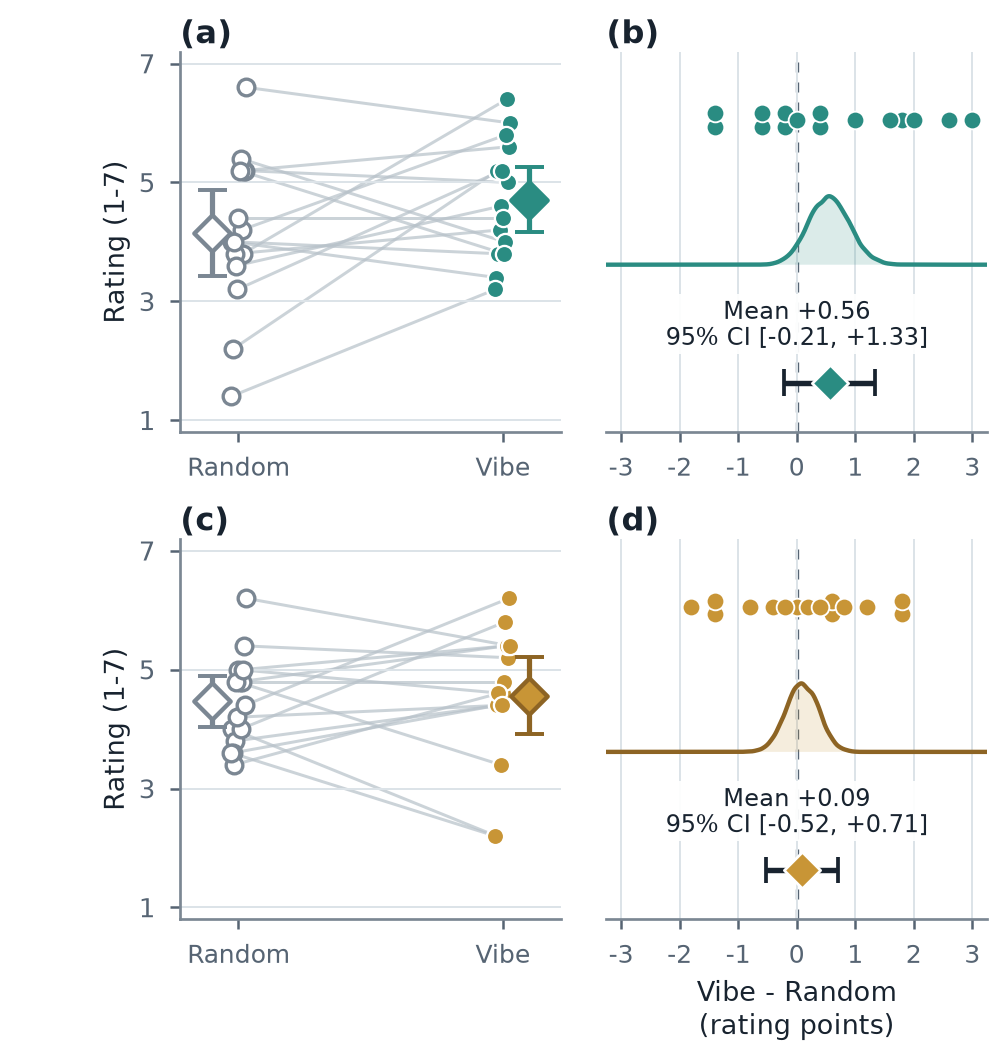

This figure's Python source:
#!/usr/bin/env python3
"""Create Figure 3: participant-level paired estimation plots.

Chart contract
--------------
Question:
    How did participant/session ratings change from Random to Vibe, and how
    uncertain is the mean paired change?
Takeaway:
    Mood fit moves in a positive but heterogeneous direction; liking remains
    near zero. Both reported 95% confidence intervals cross zero.
Form:
    Native single-column 2x2 display with four physically square panels. Each
    outcome combines a connected-pairs panel with a separate estimation panel
    containing individual differences, a deterministic bootstrap distribution
    of the mean, and the reported t-based 95% confidence interval.
Data:
    Fifteen published participant/session means plus the supplied inferential
    summary. No trial-level values are reconstructed.
Surface:
    Compact ACM single-column figure, exported as vector PDF and 300 dpi PNG.
"""

from __future__ import annotations

import csv
from dataclasses import dataclass
from pathlib import Path

import matplotlib as mpl

mpl.use("Agg")

import matplotlib.pyplot as plt
import numpy as np
from matplotlib.gridspec import GridSpec

from paper_palette import CONNECTOR, GOLD, GOLD_DARK, GRID, INK, MID, MUTED, TEAL


NEUTRAL = MID
MOOD = TEAL
LIKING = GOLD

OUTPUT_DIR = Path(__file__).resolve().parent
RESULTS_DIR = OUTPUT_DIR.parent / "results"
PARTICIPANT_PATH = RESULTS_DIR / "participant_means.csv"
SUMMARY_PATH = RESULTS_DIR / "pilot_summary.csv"
PDF_PATH = OUTPUT_DIR / "fig3_pilot_evidence.pdf"
PNG_PATH = OUTPUT_DIR / "fig3_pilot_evidence.png"


@dataclass(frozen=True)
class OutcomeSpec:
    label: str
    random_field: str
    vibe_field: str
    color: str
    stroke_color: str
    seed: int


@dataclass(frozen=True)
class Summary:
    outcome: str
    n: int
    vibe_mean: float
    random_mean: float
    difference: float
    ci_low: float
    ci_high: float
    p_t: float
    p_w: float


OUTCOMES = (
    OutcomeSpec(
        label="Mood fit",
        random_field="mood_fit_random",
        vibe_field="mood_fit_vibe",
        color=MOOD,
        stroke_color=MOOD,
        seed=20260713,
    ),
    OutcomeSpec(
        label="Liking",
        random_field="liking_random",
        vibe_field="liking_vibe",
        color=LIKING,
        stroke_color=GOLD_DARK,
        seed=20260714,
    ),
)


def _configure_style() -> None:
    mpl.rcParams.update(
        {
            "font.family": "DejaVu Sans",
            "font.size": 6.6,
            "axes.labelsize": 6.6,
            "axes.titlesize": 7.6,
            "xtick.labelsize": 6.0,
            "ytick.labelsize": 6.2,
            "axes.unicode_minus": False,
            "pdf.fonttype": 42,
            "ps.fonttype": 42,
            "savefig.facecolor": "white",
            "figure.facecolor": "white",
        }
    )


def _load_participants() -> list[dict[str, str]]:
    with PARTICIPANT_PATH.open(newline="", encoding="utf-8") as source_file:
        rows = list(csv.DictReader(source_file))
    if len(rows) != 15:
        raise ValueError(f"Expected 15 participant/session rows, found {len(rows)}.")
    identifiers = [row["participant"] for row in rows]
    if len(set(identifiers)) != len(identifiers):
        raise ValueError("Participant/session analysis identifiers must be unique.")
    for row in rows:
        for outcome in OUTCOMES:
            for field in (outcome.random_field, outcome.vibe_field):
                value = float(row[field])
                if not 1.0 <= value <= 7.0:
                    raise ValueError(f"{field} for {row['participant']} is outside 1-7.")
    return rows


def _load_summaries() -> dict[str, Summary]:
    with SUMMARY_PATH.open(newline="", encoding="utf-8") as source_file:
        rows = list(csv.DictReader(source_file))
    summaries = {
        row["outcome"]: Summary(
            outcome=row["outcome"],
            n=int(row["n"]),
            vibe_mean=float(row["vibe_mean"]),
            random_mean=float(row["random_mean"]),
            difference=float(row["difference"]),
            ci_low=float(row["ci_low"]),
            ci_high=float(row["ci_high"]),
            p_t=float(row["p_t_one_sided"]),
            p_w=float(row["p_w_one_sided"]),
        )
        for row in rows
    }
    if set(summaries) != {outcome.label for outcome in OUTCOMES}:
        raise ValueError("Pilot summary outcomes do not match the figure specification.")
    return summaries


def _values(
    rows: list[dict[str, str]], outcome: OutcomeSpec
) -> tuple[np.ndarray, np.ndarray, np.ndarray]:
    random_values = np.array(
        [float(row[outcome.random_field]) for row in rows], dtype=float
    )
    vibe_values = np.array(
        [float(row[outcome.vibe_field]) for row in rows], dtype=float
    )
    differences = np.round(vibe_values - random_values, decimals=10)
    return random_values, vibe_values, differences


def _validate_summary(
    random_values: np.ndarray,
    vibe_values: np.ndarray,
    differences: np.ndarray,
    summary: Summary,
) -> None:
    checks = (
        (len(differences), summary.n, 0.0, "sample size"),
        (float(vibe_values.mean()), summary.vibe_mean, 0.006, "Vibe mean"),
        (float(random_values.mean()), summary.random_mean, 0.006, "Random mean"),
        (float(differences.mean()), summary.difference, 0.006, "paired mean"),
    )
    for observed, reported, tolerance, label in checks:
        if abs(observed - reported) > tolerance:
            raise ValueError(
                f"{summary.outcome} {label} does not match: "
                f"{observed:.4f} versus {reported:.4f}."
            )
    if not summary.ci_low <= summary.difference <= summary.ci_high:
        raise ValueError(f"Invalid reported interval for {summary.outcome}.")


def _bootstrap_means(differences: np.ndarray, seed: int) -> np.ndarray:
    rng = np.random.default_rng(seed)
    draws = rng.choice(
        differences,
        size=(20_000, differences.size),
        replace=True,
    )
    return draws.mean(axis=1)


def _kde(values: np.ndarray, grid: np.ndarray) -> np.ndarray:
    standard_deviation = float(values.std(ddof=1))
    bandwidth = max(
        1.06 * standard_deviation * values.size ** (-1.0 / 5.0),
        0.035,
    )
    offsets = (grid[:, None] - values[None, :]) / bandwidth
    density = np.exp(-0.5 * offsets**2).mean(axis=1)
    density /= bandwidth * np.sqrt(2.0 * np.pi)
    return density


def _mean_ci(values: np.ndarray) -> tuple[float, float, float]:
    # Two-sided 95% t critical value for df=14.
    critical = 2.1447866879178
    mean = float(values.mean())
    half_width = critical * float(values.std(ddof=1)) / np.sqrt(values.size)
    return mean, mean - half_width, mean + half_width


def _style_rating_axis(axis: mpl.axes.Axes) -> None:
    axis.set_xlim(-0.22, 1.22)
    axis.set_ylim(0.8, 7.2)
    axis.set_yticks((1, 3, 5, 7))
    axis.set_ylabel("Rating (1-7)", color=INK, labelpad=2)
    axis.set_box_aspect(1)
    axis.grid(axis="y", color=GRID, linewidth=0.48, zorder=0)
    for spine in ("right", "top"):
        axis.spines[spine].set_visible(False)
    axis.spines["left"].set_color(NEUTRAL)
    axis.spines["bottom"].set_color(NEUTRAL)
    axis.spines["left"].set_linewidth(0.65)
    axis.spines["bottom"].set_linewidth(0.65)
    axis.tick_params(colors=MUTED, length=2.4, width=0.6)


def _plot_pairs(
    axis: mpl.axes.Axes,
    panel_letter: str,
    outcome: OutcomeSpec,
    random_values: np.ndarray,
    vibe_values: np.ndarray,
    summary: Summary,
) -> None:
    _style_rating_axis(axis)
    order = np.argsort(random_values + vibe_values)
    offsets = np.zeros(random_values.size)
    offsets[order] = np.linspace(-0.028, 0.028, random_values.size)

    for index, offset in enumerate(offsets):
        axis.plot(
            (0.0 + offset, 1.0 + offset),
            (random_values[index], vibe_values[index]),
            color=CONNECTOR,
            linewidth=0.72,
            alpha=0.72,
            zorder=1,
        )
    axis.scatter(
        offsets,
        random_values,
        s=16,
        facecolor="white",
        edgecolor=NEUTRAL,
        linewidth=0.8,
        zorder=2,
    )
    axis.scatter(
        1.0 + offsets,
        vibe_values,
        s=17,
        facecolor=outcome.color,
        edgecolor="white",
        linewidth=0.55,
        zorder=3,
    )

    random_mean, random_low, random_high = _mean_ci(random_values)
    vibe_mean, vibe_low, vibe_high = _mean_ci(vibe_values)
    for x_value, mean, low, high, facecolor, edgecolor in (
        (-0.10, random_mean, random_low, random_high, "white", NEUTRAL),
        (
            1.10,
            vibe_mean,
            vibe_low,
            vibe_high,
            outcome.color,
            outcome.stroke_color,
        ),
    ):
        axis.vlines(
            x_value,
            low,
            high,
            color=edgecolor,
            linewidth=1.25,
            zorder=4,
        )
        axis.hlines(
            (low, high),
            x_value - 0.055,
            x_value + 0.055,
            color=edgecolor,
            linewidth=0.95,
            zorder=4,
        )
        axis.scatter(
            x_value,
            mean,
            s=38,
            marker="D",
            facecolor=facecolor,
            edgecolor=edgecolor,
            linewidth=1.05,
            zorder=5,
        )

    axis.set_title(
        panel_letter,
        loc="left",
        pad=2,
        color=INK,
        fontweight="bold",
    )
    axis.set_xticks(
        (0.0, 1.0),
        (
            "Random",
            "Vibe",
        ),
    )


def _stacked_y(values: np.ndarray) -> np.ndarray:
    rounded = np.round(values, decimals=8)
    y_values = np.full(values.size, 0.82)
    for unique_value in np.unique(rounded):
        indices = np.flatnonzero(rounded == unique_value)
        if indices.size == 1:
            continue
        offsets = (np.arange(indices.size) - (indices.size - 1) / 2.0) * 0.035
        y_values[indices] += offsets
    return y_values


def _style_difference_axis(
    axis: mpl.axes.Axes,
    *,
    show_xlabel: bool,
) -> None:
    axis.set_xlim(-3.25, 3.25)
    axis.set_ylim(0.0, 1.0)
    axis.set_xticks((-3, -2, -1, 0, 1, 2, 3))
    axis.set_yticks([])
    if show_xlabel:
        axis.set_xlabel("Vibe - Random\n(rating points)", color=INK, labelpad=2)
    axis.set_box_aspect(1)
    axis.grid(axis="x", color=GRID, linewidth=0.48, zorder=0)
    axis.axvline(
        0.0,
        color=MUTED,
        linewidth=0.8,
        linestyle=(0, (3, 3)),
        zorder=1,
    )
    for spine in ("left", "right", "top"):
        axis.spines[spine].set_visible(False)
    axis.spines["bottom"].set_color(NEUTRAL)
    axis.spines["bottom"].set_linewidth(0.65)
    axis.tick_params(axis="x", colors=MUTED, length=2.4, width=0.6)


def _plot_differences(
    axis: mpl.axes.Axes,
    panel_letter: str,
    outcome: OutcomeSpec,
    differences: np.ndarray,
    summary: Summary,
    *,
    show_xlabel: bool,
) -> None:
    _style_difference_axis(axis, show_xlabel=show_xlabel)
    bootstrap_means = _bootstrap_means(differences, outcome.seed)
    grid = np.linspace(-3.25, 3.25, 500)
    density = _kde(bootstrap_means, grid)
    density /= density.max()

    density_base = 0.44
    density_height = 0.18
    axis.fill_between(
        grid,
        density_base,
        density_base + density_height * density,
        facecolor=outcome.color,
        alpha=0.17,
        edgecolor="none",
        zorder=2,
    )
    axis.plot(
        grid,
        density_base + density_height * density,
        color=outcome.stroke_color,
        linewidth=1.05,
        zorder=3,
    )

    axis.scatter(
        differences,
        _stacked_y(differences),
        s=18,
        facecolor=outcome.color,
        edgecolor="white",
        linewidth=0.45,
        zorder=4,
    )

    effect_y = 0.13
    axis.hlines(
        effect_y,
        summary.ci_low,
        summary.ci_high,
        color=INK,
        linewidth=1.30,
        zorder=5,
    )
    axis.vlines(
        (summary.ci_low, summary.ci_high),
        effect_y - 0.035,
        effect_y + 0.035,
        color=INK,
        linewidth=0.90,
        zorder=5,
    )
    axis.scatter(
        summary.difference,
        effect_y,
        s=38,
        marker="D",
        facecolor=outcome.color,
        edgecolor="white",
        linewidth=0.65,
        zorder=6,
    )

    axis.set_title(
        panel_letter,
        loc="left",
        pad=2,
        color=INK,
        fontweight="bold",
    )
    axis.text(
        0.50,
        0.285,
        f"Mean {summary.difference:+.2f}\n"
        f"95% CI [{summary.ci_low:+.2f}, {summary.ci_high:+.2f}]",
        transform=axis.transAxes,
        ha="center",
        va="center",
        fontsize=5.8,
        linespacing=1.14,
        color=INK,
        bbox={
            "boxstyle": "square,pad=0.10",
            "facecolor": "white",
            "edgecolor": "none",
            "alpha": 0.94,
        },
    )


def build_figure() -> mpl.figure.Figure:
    _configure_style()
    participants = _load_participants()
    summaries = _load_summaries()

    # Build at the final ACM column width so typography is never downscaled.
    figure = plt.figure(figsize=(3.34, 3.48))
    grid = GridSpec(
        2,
        2,
        figure=figure,
        width_ratios=(1.0, 1.0),
        left=0.18,
        right=0.985,
        bottom=0.115,
        top=0.955,
        hspace=0.25,
        wspace=0.12,
    )

    for row_index, (outcome, letters) in enumerate(
        zip(OUTCOMES, (("(a)", "(b)"), ("(c)", "(d)")))
    ):
        random_values, vibe_values, differences = _values(participants, outcome)
        summary = summaries[outcome.label]
        _validate_summary(random_values, vibe_values, differences, summary)

        pair_axis = figure.add_subplot(grid[row_index, 0])
        difference_axis = figure.add_subplot(grid[row_index, 1])
        _plot_pairs(
            pair_axis,
            letters[0],
            outcome,
            random_values,
            vibe_values,
            summary,
        )
        _plot_differences(
            difference_axis,
            letters[1],
            outcome,
            differences,
            summary,
            show_xlabel=row_index == 1,
        )

    return figure


def main() -> None:
    figure = build_figure()
    metadata = {
        "Title": "Participant-level paired outcomes in the Vibe Shuffle pilot",
        "Subject": (
            "Random-to-Vibe participant/session means, paired differences, "
            "bootstrap mean distributions, and reported confidence intervals"
        ),
        "Creator": "Vibe Shuffle reproducible figure script",
    }
    figure.savefig(PDF_PATH, format="pdf", metadata=metadata)
    figure.savefig(PNG_PATH, format="png", dpi=300)
    plt.close(figure)
    print(PDF_PATH)
    print(PNG_PATH)


if __name__ == "__main__":
    main()
